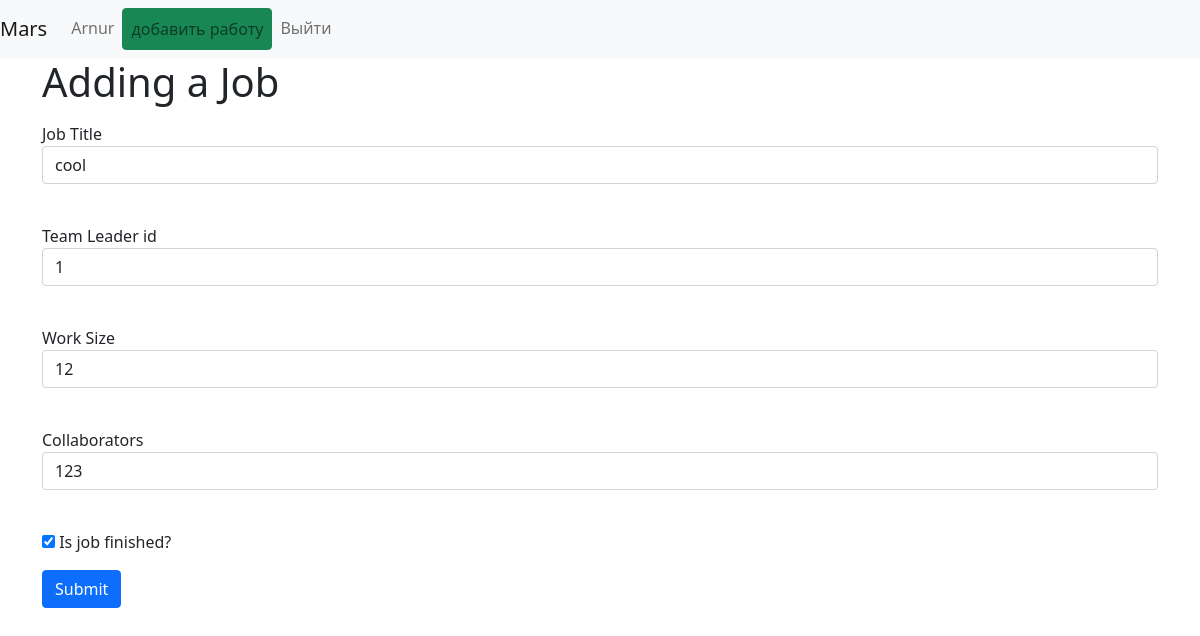
Page /job/3 (signed in) on the committed database.
### data/users.py (models this page shows, shortened)
class User(SqlAlchemyBase, UserMixin, SerializerMixin):
    __tablename__ = 'users'
    id = sqlalchemy.Column(sqlalchemy.Integer,
                           primary_key=True, autoincrement=True)
    name = sqlalchemy.Column(sqlalchemy.String, nullable=True)
    surname = sqlalchemy.Column(sqlalchemy.String, nullable=True)
    card = sqlalchemy.Column(sqlalchemy.String, nullable=True)
    about = sqlalchemy.Column(sqlalchemy.String, nullable=True)
    email = sqlalchemy.Column(sqlalchemy.String,
                              index=True, unique=True, nullable=True)
    city_form = sqlalchemy.Column(sqlalchemy.String,
                              index=True, unique=True, nullable=True)
    hashed_password = sqlalchemy.Column(sqlalchemy.String, nullable=True)
    created_date = sqlalchemy.Column(sqlalchemy.DateTime,
                                     default=datetime.datetime.now)
    departments = orm.relation("Department", back_populates='user')
    jobs = orm.relation("Jobs", back_populates='user')

class Jobs(SqlAlchemyBase, SerializerMixin):
    __tablename__ = 'jobs'
    id = sqlalchemy.Column(sqlalchemy.Integer, primary_key=True, autoincrement=True)
    job = sqlalchemy.Column(sqlalchemy.String, nullable=True)
    work_size = sqlalchemy.Column(sqlalchemy.Integer, nullable=True, default=0)
    collaborators = sqlalchemy.Column(sqlalchemy.String, nullable=True)
    start_date = sqlalchemy.Column(sqlalchemy.DateTime, default=datetime.datetime.now)
    end_date = sqlalchemy.Column(sqlalchemy.DateTime, default=datetime.datetime.now)
    is_finished = sqlalchemy.Column(sqlalchemy.Boolean, default=True)
    team_leader = sqlalchemy.Column(sqlalchemy.Integer, sqlalchemy.ForeignKey("users.id"))
    user = orm.relation('User')
    categories = orm.relation("Category",
                              secondary="association",
                              backref="jobs")

### main.py (the view, shortened to what this page needs)
@app.route('/job/<int:id>', methods=['GET', 'POST'])
@login_required
def edit_news(id):
    form = AddJobForm()
    if request.method == "GET":
        db_sess = db_session.create_session()
        jobs = db_sess.query(Jobs).filter(Jobs.id == id).first()
        if jobs and (current_user.id == 1 or current_user.id == jobs.team_leader):
            form.job.data = jobs.job
            form.team_leader.data = jobs.team_leader
            form.work_size.data = jobs.work_size
            form.collaborators.data = jobs.collaborators
            form.is_finished.data = jobs.is_finished
        else:
            return "Страница не найдена либо у вас нет прав"
    return render_template('add_job.html',
                           title='Редактирование новости',
                           form=form
                           )

### main.py
class AddJobForm(FlaskForm):
    job = StringField('Job Title', validators=[DataRequired()])
    team_leader = IntegerField('Team Leader id', validators=[DataRequired()])
    work_size = StringField('Work Size', validators=[DataRequired()])
    collaborators = StringField('Collaborators', validators=[DataRequired()])
    is_finished = BooleanField('Is job finished?')
    submit = SubmitField('Submit')

### data/db_session.py (called while the page is built)
def create_session() -> Session:
    global __factory
    return __factory()

### main.py (called while the page is built)
@login_manager.user_loader
def load_user(user_id):
    db_sess = db_session.create_session()
    return db_sess.query(User).get(user_id)

### templates/add_job.html (shortened to what this page needs)
{% extends "base.html" %}
{% block content %}
<div class="container">
    <h1>Adding a Job</h1>
<form action="" method="post">
    <p>
        {{ form.job.label }}<br>
        {{ form.job(class="form-control") }}<br>
    </p>
    <p>
        {{ form.team_leader.label }}<br>
        {{ form.team_leader(class="form-control") }}<br>
    </p>
    <p>
        {{ form.work_size.label }}<br>
        {{ form.work_size(class="form-control") }}<br>
    </p>
    <p>
        {{ form.collaborators.label }}<br>
        {{ form.collaborators(class="form-control") }}<br>
    </p>
    <p>{{ form.is_finished() }} {{ form.is_finished.label }}</p>
    <p>{{ form.submit(type="submit", class="btn btn-primary") }}</p>
</form>
</div>
{% endblock %}

### templates/base.html (shortened to what this page needs)
<!doctype html>
                        <html lang="en">
                          <head>
                            <link rel="stylesheet"
                            href="https://cdn.jsdelivr.net/npm/bootstrap@5.0.0-beta1/dist/css/bootstrap.min.css"
>
                              <link rel="stylesheet"
                            href="/static/css/style.css">
                          </head>
                          <body>
<nav class="navbar navbar-expand-lg navbar-light bg-light">
  <a class="navbar-brand" href="/">Mars</a>
  <div class="collapse navbar-collapse" id="navbarNav">
    <ul class="navbar-nav">
      <li class="nav-item active">
          {% if current_user.is_authenticated %}
            <a class="nav-link" href="#">{{ current_user.name }}</a>
      </li>
      <li class="nav-item">
        <a class="nav-link btn btn-success" href="/add_job">добавить работу</a>
      </li>
      <li class="nav-item">
        <a class="nav-link" href="/logout">Выйти</a>
      </li>
        {% else %}
      <li class="nav-item">
        <a class="nav-link btn btn-primary" href="/register">Регистрация</a>
      </li>
        {% endif %}
    </ul>
  </div>
</nav>
{% block content %}{% endblock %}
                          </body>
                        </html>

### rows in the picture
User: name "Arnur"
Jobs: job "cool", team_leader "1", work_size "12", collaborators "123", is_finished "☑"
